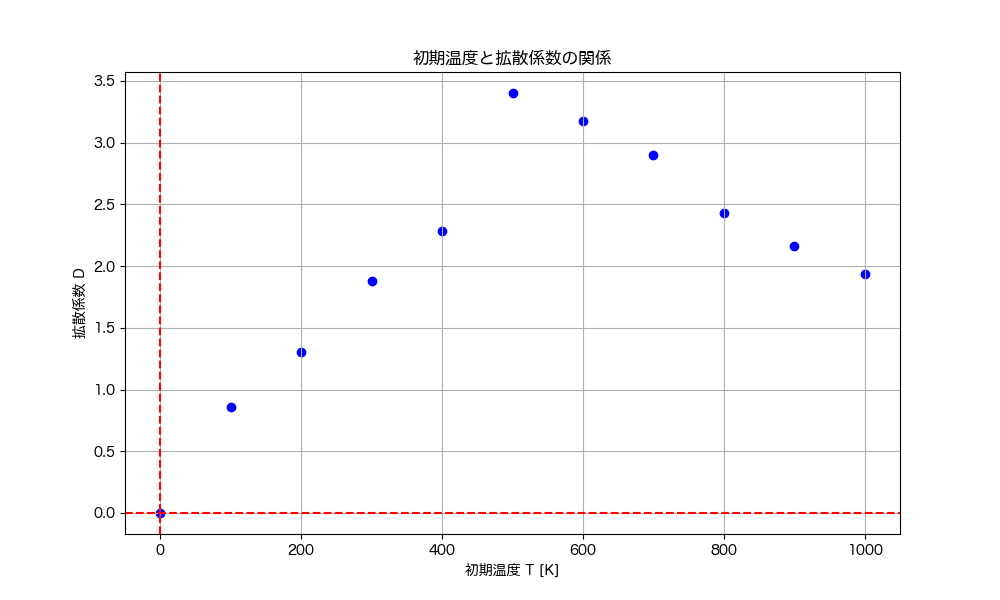

This chart was generated by the following Python code:
import pandas as pd
import matplotlib.pyplot as plt
from pathlib import Path
from matplotlib import rcParams

rcParams["font.family"] = "sans-serif"
rcParams["font.sans-serif"] = [
    "Hiragino Maru Gothic Pro",
]

cwd = Path(__file__).parent

# CSVファイルを読み込む
df = pd.read_csv(cwd / 'result.csv')

# プロットを作成
plt.figure(figsize=(10, 6))
plt.scatter(df['init_T'], df['D'], color='blue')
plt.xlabel('初期温度 T [K]')
plt.ylabel('拡散係数 D')
plt.title('初期温度と拡散係数の関係')
plt.grid(True)

# 原点を通る水平線と垂直線を追加
plt.axhline(y=0, color='r', linestyle='--')
plt.axvline(x=0, color='r', linestyle='--')

plt.savefig(cwd / 'plot.png')

# プロットを表示
plt.show()
